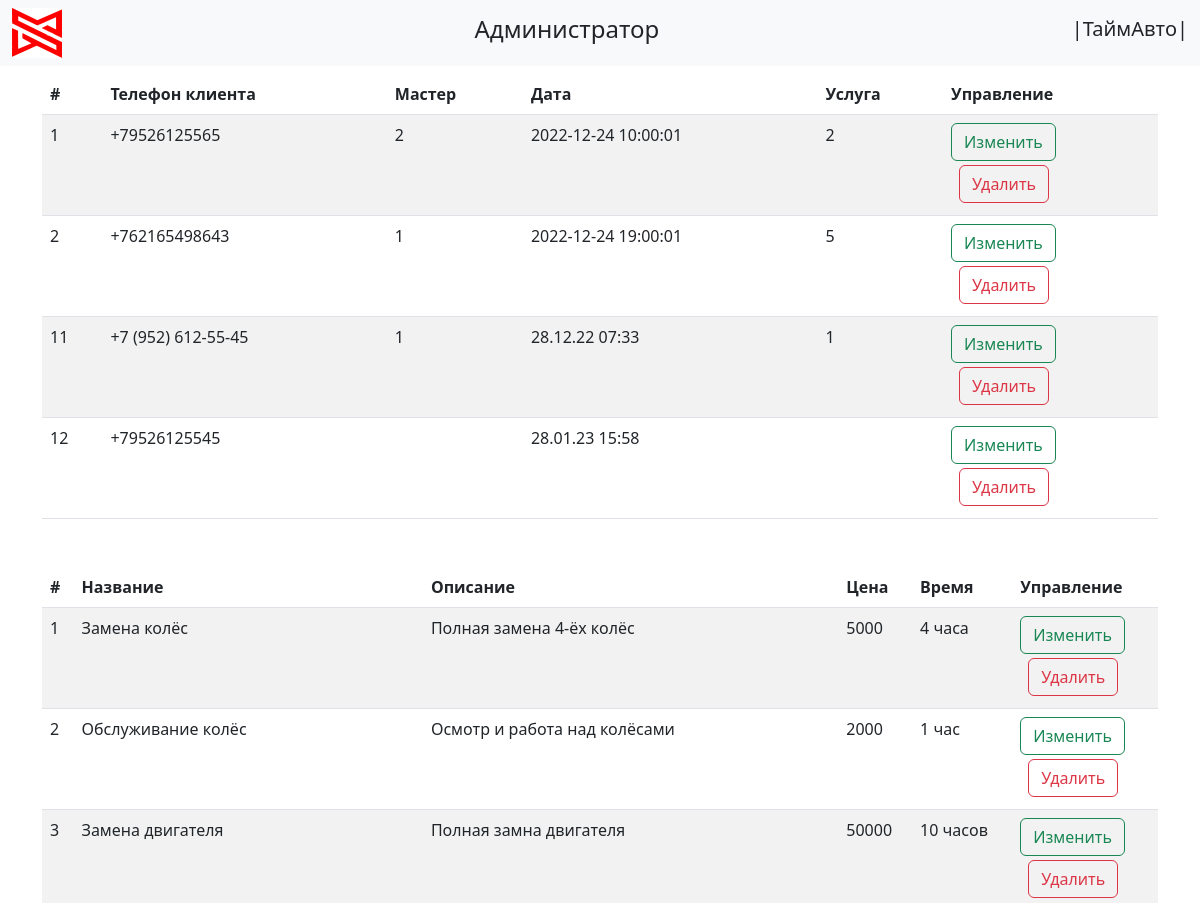
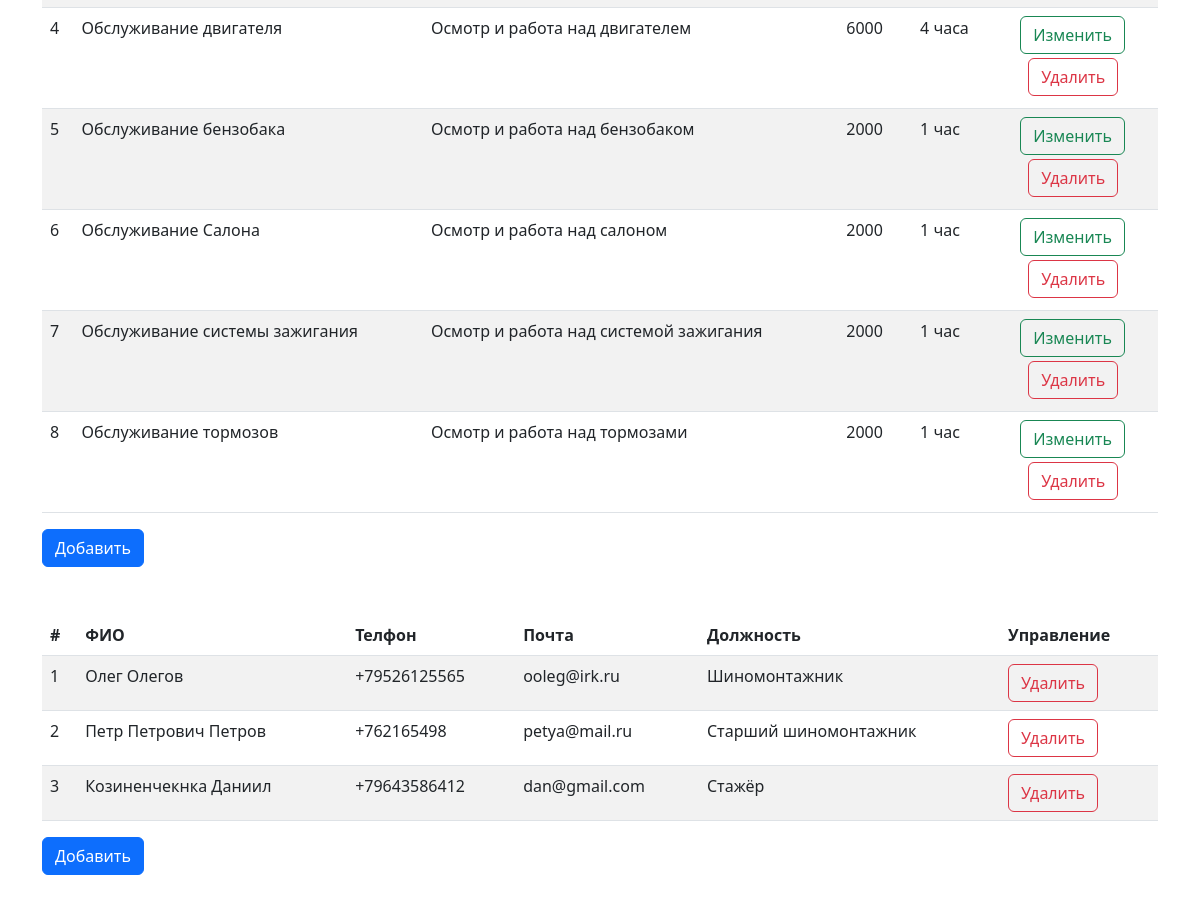
The app's page /admin.php with its own data (2 pictures, top to bottom).
### tables this page shows
CREATE TABLE `blank` (
  `id` int(11) NOT NULL,
  `number` varchar(50) DEFAULT NULL,
  `master_id` int(11) DEFAULT NULL,
  `date_time_blank` varchar(60) NOT NULL,
  `service_id` int(11) DEFAULT NULL
);

CREATE TABLE `services` (
  `id_services` int(11) NOT NULL,
  `name` varchar(60) NOT NULL,
  `description` varchar(60) DEFAULT NULL,
  `price` varchar(60) DEFAULT NULL,
  `period` varchar(50) DEFAULT NULL
);

CREATE TABLE `masters` (
  `id_master` int(11) NOT NULL,
  `FIO` varchar(80) NOT NULL,
  `number_master` varchar(50) DEFAULT NULL,
  `email` varchar(60) DEFAULT NULL,
  `role` varchar(50) DEFAULT NULL
);

### admin.php (the view, shortened to what this page needs)
<!doctype html>
<html lang="en">
<head>
    <link href="https://cdn.jsdelivr.net/npm/bootstrap@5.2.3/dist/css/bootstrap.min.css" rel="stylesheet">
</head>
<?php
$host = 'localhost';
$user = 'root';
$pass = '';
$db_name = 'yl';
$link = mysqli_connect($host, $user, $pass, $db_name);
?>
<body>
    <nav class="navbar bg-light">
        <div class="container-fluid">
            <img src="icon.png" style="width: 50px;" alt="icon.png">
            <h4>Администратор</h4>
            <h5>
                |ТаймАвто|
            </h5>
        </div>
    </nav>
    <div class="container my-2">
        <?php
        $sql = "SELECT * FROM blank";
        if ($result = $link->query($sql)) {
            echo "<table class='table table-striped'>
            <thead>
                <tr>
                    <th scope='col'>#</th>
                    <th scope='col'>Телефон клиента</th>
                    <th scope='col'>Мастер</th>
                    <th scope='col'>Дата</th>
                    <th scope='col'>Услуга</th>
                    <th scope='col'>Управление</th>
                </tr>
            </thead>
            <tbody>";
            foreach ($result as $row) {
                echo "<tr>";
                echo "<td>" . $row["id"] . "</td>";
                echo "<td>" . $row["number"] . "</td>";
                echo "<td>" . $row["master_id"] . "</td>";
                echo "<td>" . $row["date_time_blank"] . "</td>";
                echo "<td>" . $row["service_id"] . "</td>";
                echo "<td scope='col'>
                <a class='btn btn-outline-success' href='update_blank.php?id=" . $row["id"] . "'>Изменить</a>
                <form action='delete_blank.php' method='post'>
                    <input type='hidden' name='id' value='" . $row["id"] . "' />
                    <input type='submit' class='btn btn-outline-danger mx-2 my-1' value='Удалить'>
                </form>
            </td>";
                echo "</tr>";
            }
            echo "
        </table>";
        } else {
            echo "Ошибка: " . $conn->error;
        }
        ?>
    </div>
    <div class="container my-5">
        <?php
        $sql = "SELECT * FROM services";
        if ($result = $link->query($sql)) {
            echo "<table class='table table-striped'>
        <thead>
            <tr>
                <th scope='col'>#</th>
                <th scope='col'>Название</th>
                <th scope='col'>Описание</th>
                <th scope='col'>Цена</th>
                <th scope='col'>Время</th>
                <th scope='col'>Управление</th>
            </tr>
        </thead>
        <tbody>";
            foreach ($result as $row) {
                echo "<tr>";
                echo "<td>" . $row["id_services"] . "</td>";
                echo "<td>" . $row["name"] . "</td>";
                echo "<td>" . $row["description"] . "</td>";
                echo "<td>" . $row["price"] . "</td>";
                echo "<td>" . $row["period"] . "</td>";
                echo "<td scope='col'>
                <a class='btn btn-outline-success' href='update_services.php?id_services=" . $row["id_services"] . "'>Изменить</a>
                <form action='delete_services.php' method='post'>
                    <input type='hidden' name='id_services' value='" . $row["id_services"] . "' />
                    <input type='submit' class='btn btn-outline-danger mx-2 my-1' value='Удалить'>
                </form>
            </td>";
                echo "</tr>";
            }
            echo "
        </table>";
        } else {
            echo "Ошибка: " . $conn->error;
        }
        ?>
        <button type="button" class="btn btn-primary" data-bs-toggle="modal" data-bs-target="#exampleModalAddServices">
            Добавить
        </button>
    </div>
    <div class="container my-5">
        <?php
        $sql = "SELECT * FROM masters";
        if ($result = $link->query($sql)) {
            echo "<table class='table table-striped'>
    <thead>
        <tr>
            <th scope='col'>#</th>
            <th scope='col'>ФИО</th>
            <th scope='col'>Телфон</th>
            <th scope='col'>Почта</th>
            <th scope='col'>Должность</th>
            <th scope='col'>Управление</th>
        </tr>
    </thead>
    <tbody>";
            foreach ($result as $row) {
                echo "<tr>";
                echo "<td>" . $row["id_master"] . "</td>";
                echo "<td>" . $row["FIO"] . "</td>";
                echo "<td>" . $row["number_master"] . "</td>";
                echo "<td>" . $row["email"] . "</td>";
                echo "<td>" . $row["role"] . "</td>";
                echo "<td>
                <form action='delete_masters.php' method='post'>
                    <input type='hidden' name='id_master' value='" . $row["id_master"] . "' />
                    <input type='submit' class='btn btn-outline-danger' value='Удалить'>
                </form>
            </td>";
                echo "</tr>";
            }
            echo "
    </table>";
        } else {
            echo "Ошибка: " . $conn->error;
        }
        ?>
        <button type="button" class="btn btn-primary" data-bs-toggle="modal" data-bs-target="#exampleModalAddMasters">
            Добавить
        </button>
    </div>
</body>
</html>

### records on screen
blank: id "1", number "+79526125565", master "2", date_time_blank "2022-12-24 10:00:01", service "2"
blank: id "2", number "+762165498643", master "1", date_time_blank "2022-12-24 19:00:01", service "5"
blank: id "11", number "+7 (952) 612-55-45", master "1", date_time_blank "28.12.22 07:33", service "1"
blank: id "12", number "+79526125545", date_time_blank "28.01.23 15:58"
services: id_services "1", name "Замена колёс", description "Полная замена 4-ёх колёс", price "5000", period "4 часа"
services: id_services "2", name "Обслуживание колёс", description "Осмотр и работа над колёсами", price "2000", period "1 час"
services: id_services "3", name "Замена двигателя", description "Полная замна двигателя", price "50000", period "10 часов"
services: id_services "4", name "Обслуживание двигателя", description "Осмотр и работа над двигателем", price "6000", period "4 часа"
services: id_services "5", name "Обслуживание бензобака", description "Осмотр и работа над бензобаком", price "2000", period "1 час"
services: id_services "6", name "Обслуживание Салона", description "Осмотр и работа над салоном", price "2000", period "1 час"
services: id_services "7", name "Обслуживание системы зажигания", description "Осмотр и работа над системой зажигания", price "2000", period "1 час"
services: id_services "8", name "Обслуживание тормозов", description "Осмотр и работа над тормозами", price "2000", period "1 час"
masters: id_master "1", FIO "Олег Олегов", number_master "+79526125565", email "ooleg@irk.ru", role "Шиномонтажник"
masters: id_master "2", FIO "Петр Петрович Петров", number_master "+762165498", email "petya@mail.ru", role "Старший шиномонтажник"
masters: id_master "3", FIO "Козиненчекнка Даниил", number_master "+79643586412", email "dan@gmail.com", role "Стажёр"
